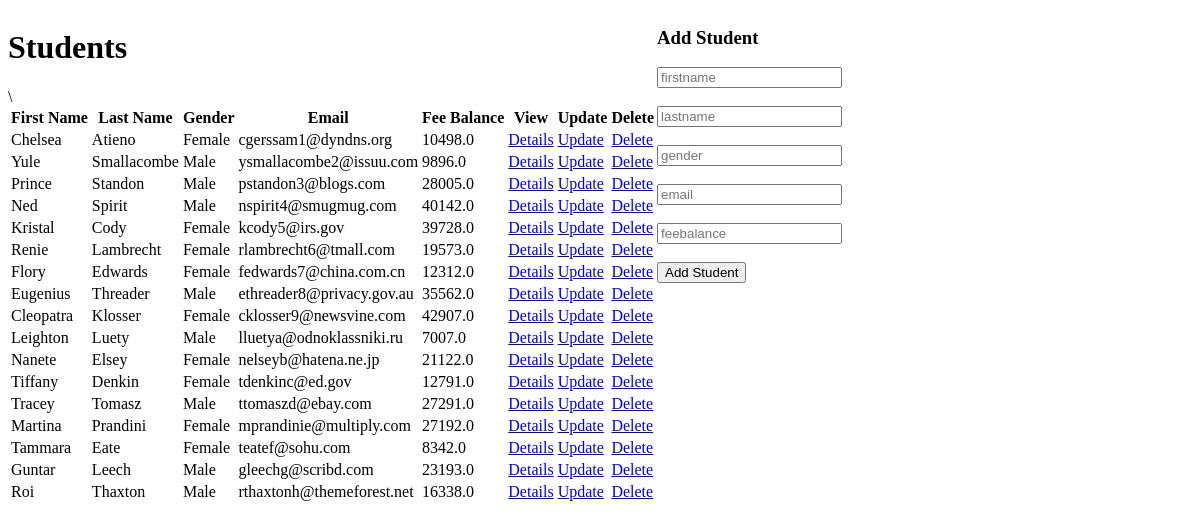
Before: / with the older database file.
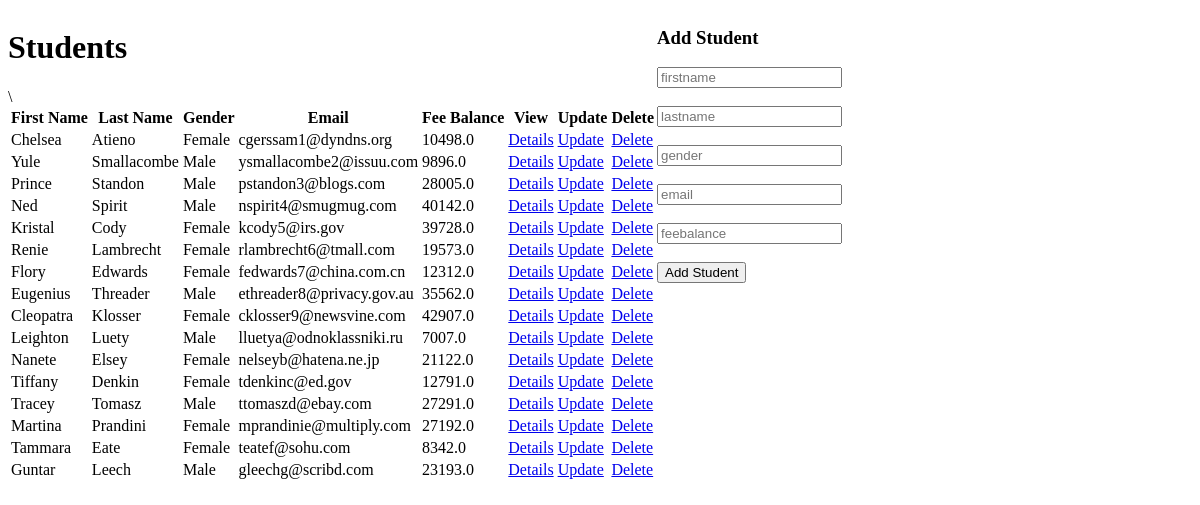
After: the same page with the newer database file.
### models.py (models this page shows, shortened)
class Student(db.Model,SerializerMixin):
    __tablename__='student'
    id=db.Column(db.Integer,primary_key=True)
    firstname=db.Column(db.String)
    lastname=db.Column(db.String)
    email=db.Column(db.String)
    gender=db.Column(db.String)
    feebalance=db.Column(db.Float)
    course = db.relationship('Units',backref='student')

### main.py (the view)
@app.route('/', methods=['GET','POST'])
def index():
    students = Student.query.all()
    if request.method == 'GET':
        return render_template('index.html', students=students)
    if request.method == 'POST':
        new_student = Student(**request.form)
        db.session.add(new_student)
        db.session.commit()
        return render_template('index.html',students=students)

### templates/index.html (shortened to what this page needs)
<div id="container">
    <div id="student-container">
<h1>Students</h1>
<table>
    <tr>
<th>First Name</th>
<th>Last Name</th>
<th>Gender</th>
<th> Email</th>
<th>Fee Balance</th>
<th>View </th>\
<th>Update </th>
<th>Delete </th>
    </tr>
{% for student in students %}
<tr>
    <td>{{ student['firstname']}}</td>
    <td>{{ student['lastname']}}</td>
    <td>{{ student['gender']}}</td>
    <td>{{ student['email']}}</td>
     <td>{{ student['feebalance']}}</td>
     <td><a href={{ url_for('student_by_id', id=student['id'])}}>Details</a></td>
     <td><a href={{ url_for('student_by_id', id=student['id'])}}>Update</a></td>
     <td>
        <a a href={{ url_for('delete_student', id=student['id'])}} >Delete</a>
    </td>
</tr>
{% endfor %}</table>
<br>
<br>
</div>
<form action={{url_for('index')}} method='POST'>
    <h3> Add Student</h3>
<input type='text' name='firstname' placeholder='firstname'><br><br>
<input type='text' name='lastname' placeholder='lastname'><br><br>
<input type='text' name='gender' placeholder='gender'><br><br>
<input type='text' name='email' placeholder='email'><br><br>
<input type='text' name='feebalance' placeholder='feebalance'><br><br>
<input type='submit' value="Add Student"><br><br>
</form>

### templates/index.html (style rules this page uses)
#container { width:100vw; display:flex; flex-direction:row; }

Changed rows visible on the page:
removed Student: firstname "Roi", lastname "Thaxton", gender "Male", email "rthaxtonh@themeforest.net", feebalance "16338.0"
